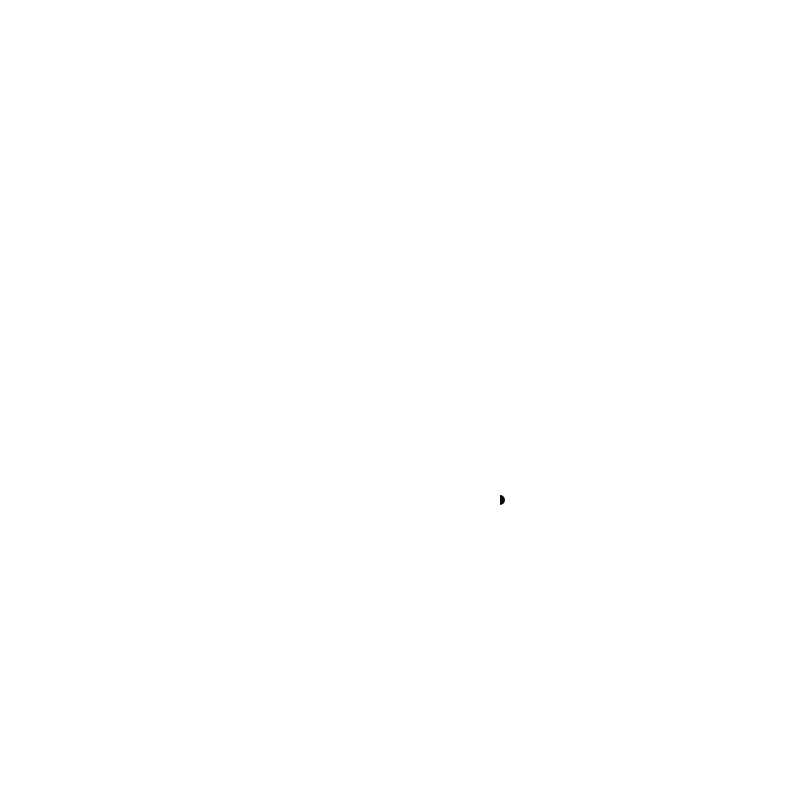
Frame 1 (no input)
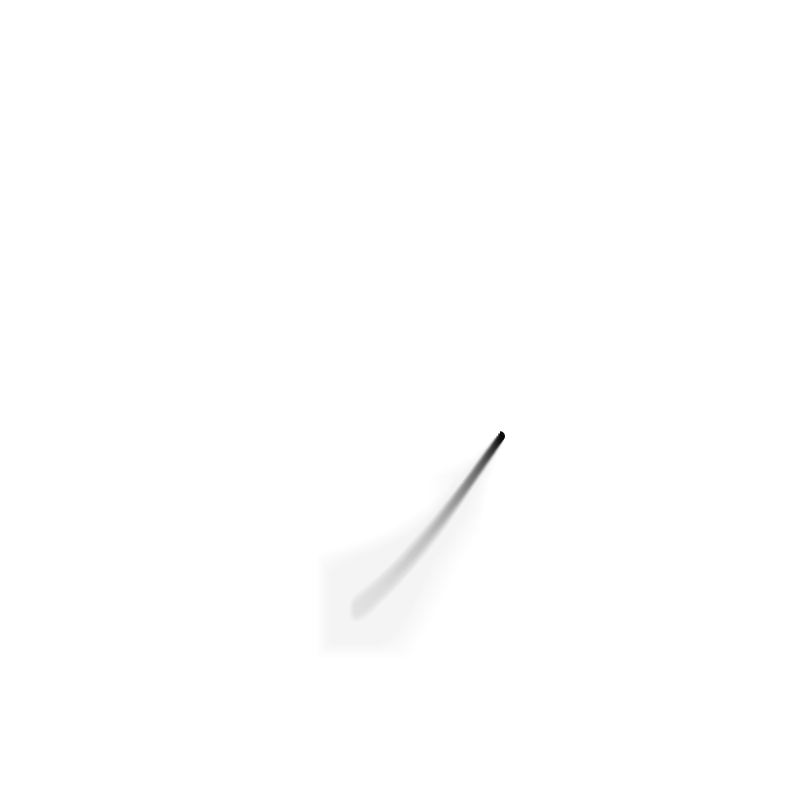
Frame 60 (no input)
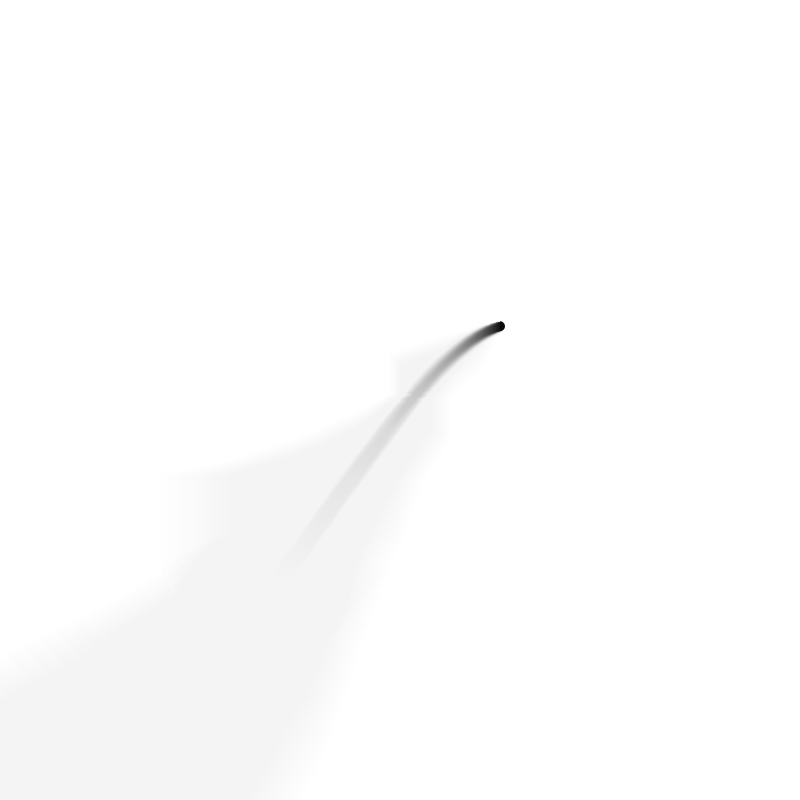
Frame 120 (the mouse pressed at the canvas centre since frame 60)

The p5.js sketch that drew these frames (run headless with seeded random() and noise() and a simulated clock; from frame 60 on, the mouse is pressed at the canvas centre):

// p5.js sketch
// ── sketch.js
/*
* a happy accident during slit scanning, distilled to its core feature.
*
* by ktorn
*/
let b1;
let b2;

let step = 8;
let distortion = 10;

function setup() {
  createCanvas(800, 800);
  b1 = createGraphics(width / 2, height);
  b2 = createGraphics(width, height);

  b1.fill(0);
  b1.noStroke();
}

function draw() {
  background(255);

  let y = cos(frameCount / 50) * 100;
  b1.clear();
  b1.circle(0, height / 2 + y, 10);
  b2.image(b2, -step, -distortion / 2, b2.width + distortion, b2.height + distortion);
  b2.image(b1, width / 2 + 100, 0);
  b2.background(255, 10);
  image(b2, 0, 0);
}
